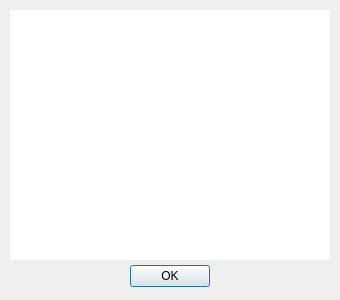
<?xml version="1.0" encoding="UTF-8"?>
<ui version="4.0">
 <class>WhatsNewDialog</class>
 <widget class="QDialog" name="WhatsNewDialog">
  <property name="geometry">
   <rect>
    <x>0</x>
    <y>0</y>
    <width>340</width>
    <height>300</height>
   </rect>
  </property>
  <property name="sizePolicy">
   <sizepolicy hsizetype="Fixed" vsizetype="Fixed">
    <horstretch>0</horstretch>
    <verstretch>0</verstretch>
   </sizepolicy>
  </property>
  <property name="minimumSize">
   <size>
    <width>340</width>
    <height>300</height>
   </size>
  </property>
  <property name="maximumSize">
   <size>
    <width>340</width>
    <height>300</height>
   </size>
  </property>
  <property name="windowTitle">
   <string>What's new</string>
  </property>
  <widget class="QDialogButtonBox" name="okButtonBox">
   <property name="geometry">
    <rect>
     <x>10</x>
     <y>260</y>
     <width>320</width>
     <height>32</height>
    </rect>
   </property>
   <property name="orientation">
    <enum>Qt::Horizontal</enum>
   </property>
   <property name="standardButtons">
    <set>QDialogButtonBox::Ok</set>
   </property>
   <property name="centerButtons">
    <bool>true</bool>
   </property>
  </widget>
  <widget class="QPlainTextEdit" name="plainTextEdit">
   <property name="geometry">
    <rect>
     <x>10</x>
     <y>10</y>
     <width>320</width>
     <height>250</height>
    </rect>
   </property>
   <property name="frameShape">
    <enum>QFrame::NoFrame</enum>
   </property>
   <property name="readOnly">
    <bool>true</bool>
   </property>
  </widget>
 </widget>
 <resources/>
 <connections>
  <connection>
   <sender>okButtonBox</sender>
   <signal>accepted()</signal>
   <receiver>WhatsNewDialog</receiver>
   <slot>accept()</slot>
   <hints>
    <hint type="sourcelabel">
     <x>248</x>
     <y>254</y>
    </hint>
    <hint type="destinationlabel">
     <x>157</x>
     <y>274</y>
    </hint>
   </hints>
  </connection>
  <connection>
   <sender>okButtonBox</sender>
   <signal>rejected()</signal>
   <receiver>WhatsNewDialog</receiver>
   <slot>reject()</slot>
   <hints>
    <hint type="sourcelabel">
     <x>316</x>
     <y>260</y>
    </hint>
    <hint type="destinationlabel">
     <x>286</x>
     <y>274</y>
    </hint>
   </hints>
  </connection>
 </connections>
</ui>
